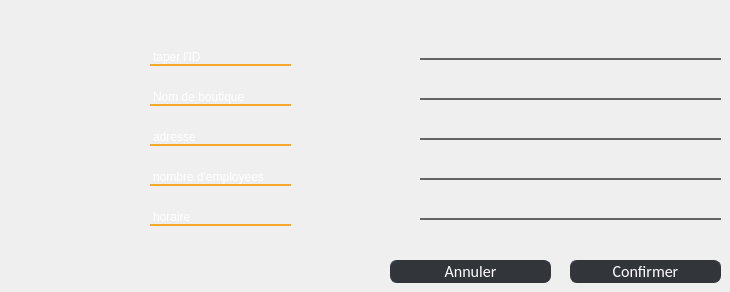
       <widget class="QWidget" name="page_14">
        <widget class="QLabel" name="label_8">
         <property name="geometry">
          <rect>
           <x>150</x>
           <y>50</y>
           <width>141</width>
           <height>16</height>
          </rect>
         </property>
         <property name="styleSheet">
          <string notr="true">border: 0px solid rgb(249, 167, 43);
border-bottom-width: 2px;
border-radius: px;
background-color: rgba(255, 255, 255, 0);
color: rgb(255, 255, 255);</string>
         </property>
         <property name="text">
          <string>taper l'ID</string>
         </property>
        </widget>
        <widget class="QLabel" name="label_9">
         <property name="geometry">
          <rect>
           <x>150</x>
           <y>90</y>
           <width>141</width>
           <height>16</height>
          </rect>
         </property>
         <property name="styleSheet">
          <string notr="true">border: 0px solid rgb(249, 167, 43);
border-bottom-width: 2px;
border-radius: px;
background-color: rgba(255, 255, 255, 0);
color: rgb(255, 255, 255);</string>
         </property>
         <property name="text">
          <string>Nom de boutique</string>
         </property>
        </widget>
        <widget class="QLabel" name="label_10">
         <property name="geometry">
          <rect>
           <x>150</x>
           <y>130</y>
           <width>141</width>
           <height>16</height>
          </rect>
         </property>
         <property name="styleSheet">
          <string notr="true">border: 0px solid rgb(249, 167, 43);
border-bottom-width: 2px;
border-radius: px;
background-color: rgba(255, 255, 255, 0);
color: rgb(255, 255, 255);</string>
         </property>
         <property name="text">
          <string>adresse</string>
         </property>
        </widget>
        <widget class="QLabel" name="label_11">
         <property name="geometry">
          <rect>
           <x>150</x>
           <y>170</y>
           <width>141</width>
           <height>16</height>
          </rect>
         </property>
         <property name="styleSheet">
          <string notr="true">border: 0px solid rgb(249, 167, 43);
border-bottom-width: 2px;
border-radius: px;
background-color: rgba(255, 255, 255, 0);
color: rgb(255, 255, 255);</string>
         </property>
         <property name="text">
          <string>nombre d'employees</string>
         </property>
        </widget>
        <widget class="QLabel" name="label_12">
         <property name="geometry">
          <rect>
           <x>150</x>
           <y>210</y>
           <width>141</width>
           <height>16</height>
          </rect>
         </property>
         <property name="styleSheet">
          <string notr="true">border: 0px solid rgb(249, 167, 43);
border-bottom-width: 2px;
border-radius: px;
background-color: rgba(255, 255, 255, 0);
color: rgb(255, 255, 255);</string>
         </property>
         <property name="text">
          <string>horaire</string>
         </property>
        </widget>
        <widget class="QLineEdit" name="lineEdit_11">
         <property name="geometry">
          <rect>
           <x>420</x>
           <y>40</y>
           <width>301</width>
           <height>20</height>
          </rect>
         </property>
         <property name="styleSheet">
          <string notr="true">border: 0px solid rgb(100, 100,100);; 
border-bottom-width: 2px;
border-radius: px;
background-color: rgba(255, 255, 255, 0);
color: rgb(255, 255, 255);</string>
         </property>
        </widget>
        <widget class="QLineEdit" name="lineEdit_12">
         <property name="geometry">
          <rect>
           <x>420</x>
           <y>80</y>
           <width>301</width>
           <height>20</height>
          </rect>
         </property>
         <property name="styleSheet">
          <string notr="true">border: 0px solid rgb(100, 100,100);; 
border-bottom-width: 2px;
border-radius: px;
background-color: rgba(255, 255, 255, 0);
color: rgb(255, 255, 255);</string>
         </property>
        </widget>
        <widget class="QLineEdit" name="lineEdit_13">
         <property name="geometry">
          <rect>
           <x>420</x>
           <y>120</y>
           <width>301</width>
           <height>20</height>
          </rect>
         </property>
         <property name="styleSheet">
          <string notr="true">border: 0px solid rgb(100, 100,100);; 
border-bottom-width: 2px;
border-radius: px;
background-color: rgba(255, 255, 255, 0);
color: rgb(255, 255, 255);</string>
         </property>
        </widget>
        <widget class="QLineEdit" name="spinBox_2">
         <property name="geometry">
          <rect>
           <x>420</x>
           <y>160</y>
           <width>301</width>
           <height>20</height>
          </rect>
         </property>
         <property name="styleSheet">
          <string notr="true">border: 0px solid rgb(100, 100,100);; 
border-bottom-width: 2px;
border-radius: px;
background-color: rgba(255, 255, 255, 0);
color: rgb(255, 255, 255);</string>
         </property>
        </widget>
        <widget class="QLineEdit" name="spinBox_4">
         <property name="geometry">
          <rect>
           <x>420</x>
           <y>200</y>
           <width>301</width>
           <height>20</height>
          </rect>
         </property>
         <property name="styleSheet">
          <string notr="true">border: 0px solid rgb(100, 100,100);; 
border-bottom-width: 2px;
border-radius: px;
background-color: rgba(255, 255, 255, 0);
color: rgb(255, 255, 255);</string>
         </property>
        </widget>
        <widget class="QPushButton" name="modifier_boutique">
         <property name="geometry">
          <rect>
           <x>570</x>
           <y>260</y>
           <width>151</width>
           <height>23</height>
          </rect>
         </property>
         <property name="styleSheet">
          <string notr="true">QPushButton
{
	background-color:rgb(50, 53, 57);
	border-style:solid;
	border-radius:7px;
	border-width:1px;
border-color: rgb(50, 53, 57);
	color:#ffffff;
	font-size:16px;
font-family:Calibri;
}

QPushButton:hover
{
	background-color: #00000000;
	border-color: rgb(30, 227, 0);
	/*color:rgb(30, 227, 0);*/
}

QPushButton:focus
{
	background-color:  rgb(30, 227, 0);
	border-color: rgba(30, 227, 0,0);
	color:rgb(255, 255, 255);
}

</string>
         </property>
         <property name="text">
          <string>Confirmer</string>
         </property>
        </widget>
        <widget class="QPushButton" name="pushButton_6">
         <property name="geometry">
          <rect>
           <x>390</x>
           <y>260</y>
           <width>161</width>
           <height>23</height>
          </rect>
         </property>
         <property name="styleSheet">
          <string notr="true">QPushButton
{
	background-color:rgb(50, 53, 57);
	border-style:solid;
	border-radius:7px;
	border-width:1px;
border-color: rgb(50, 53, 57);
	color:#ffffff;
	font-size:16px;
font-family:Calibri;
}

QPushButton:hover
{
	background-color: #00000000;
	border-color:red;
	/*color:rgb(30, 227, 0);*/
}

QPushButton:focus
{
	background-color:  red;
	border-color: red;
	color:rgb(255, 255, 255);
}
</string>
         </property>
         <property name="text">
          <string>Annuler</string>
         </property>
        </widget>
       </widget>
